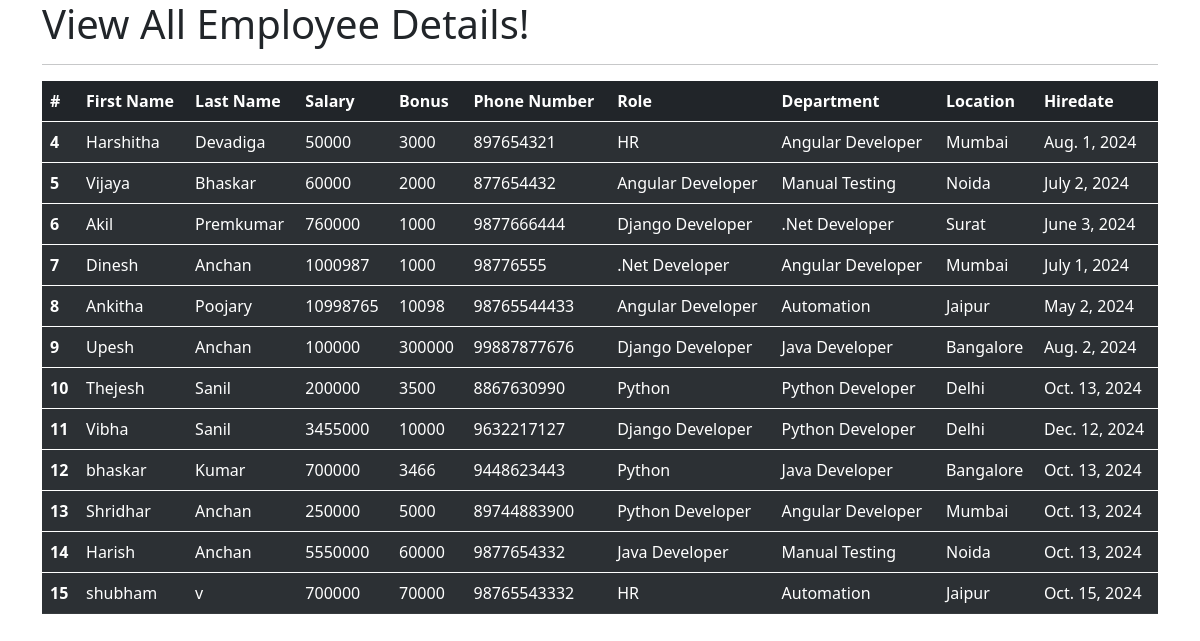
Page /allemp on the committed database.
### empapp/models.py (models this page shows, shortened)
class Employee(models.Model):
    first_name = models.CharField(max_length=100,null=False)
    last_name = models.CharField(max_length=100)
    dept = models.ForeignKey(Department,on_delete=models.CASCADE)
    salary = models.IntegerField(default=0)
    bonus = models.IntegerField(default=0)
    role = models.ForeignKey(Role,on_delete=models.CASCADE)
    phone =models.IntegerField(default=0)
    hire_date =models.DateField()
    def __str__(self):
        return f"{self.first_name}{self.last_name}{self.phone}"

class Role(models.Model):
    name = models.CharField(max_length=100,null=False)

class Department(models.Model):
    name = models.CharField(max_length=100,null=False)
    location = models.CharField(max_length=100)

### empapp/views.py (the view)
# urls.py: path('allemp',views.allemp,name='allemp'),
def allemp(request):
    emps = Employee.objects.all()
    context = {
        'emps': emps
    }
    print(context)
    return render (request,'allemp.html',context)

### empapp/templates/allemp.html (shortened to what this page needs)
<!doctype html>
<html lang="en">
  <head>
    <link href="https://cdn.jsdelivr.net/npm/bootstrap@5.0.2/dist/css/bootstrap.min.css" rel="stylesheet">
  </head>
  <body>
    <div class="container">
        <h1>View All Employee Details!</h1>
        <hr>
        <table class="table table-dark table-striped">
          <thead>
            <tr>
              <th scope="col">#</th>
              <th scope="col">First Name</th>
              <th scope="col">Last Name</th>
              <th scope="col">Salary</th>
              <th scope="col">Bonus</th>
              <th scope="col">Phone Number</th>
              <th scope="col">Role</th>
              <th scope="col">Department</th>
              <th scope="col">Location</th>
              <th scope="col">Hiredate</th>
            </tr>
          </thead>
                  {% for emp in emps %}
          <tbody>
            <tr>
              <th scope="row">{{emp.id}}</th>
              <td>{{emp.first_name}}</td>
              <td>{{emp.last_name}}</td>
              <td>{{emp.salary}}</td>
              <td>{{emp.bonus}}</td>
              <td>{{emp.phone}}</td>
              <td>{{emp.role.name}}</td>
              <td>{{emp.dept.name}}</td>
              <td>{{emp.dept.location}}</td>
              <td>{{emp.hire_date}}</td>
            </tr>
          </tbody>
               {% endfor %}
        </table>
      </div>
  </body>
</html>

### rows in the picture
Employee: id "4", first_name "Harshitha", last_name "Devadiga", salary "50000", bonus "3000", phone "897654321", role.name "HR", dept.name "Angular Developer", dept.location "Mumbai", hire_date "Aug. 1, 2024"
Employee: id "5", first_name "Vijaya", last_name "Bhaskar", salary "60000", bonus "2000", phone "877654432", role.name "Angular Developer", dept.name "Manual Testing", dept.location "Noida", hire_date "July 2, 2024"
Employee: id "6", first_name "Akil", last_name "Premkumar", salary "760000", bonus "1000", phone "9877666444", role.name "Django Developer", dept.name ".Net Developer", dept.location "Surat", hire_date "June 3, 2024"
Employee: id "7", first_name "Dinesh", last_name "Anchan", salary "1000987", bonus "1000", phone "98776555", role.name ".Net Developer", dept.name "Angular Developer", dept.location "Mumbai", hire_date "July 1, 2024"
Employee: id "8", first_name "Ankitha", last_name "Poojary", salary "10998765", bonus "10098", phone "98765544433", role.name "Angular Developer", dept.name "Automation", dept.location "Jaipur", hire_date "May 2, 2024"
Employee: id "9", first_name "Upesh", last_name "Anchan", salary "100000", bonus "300000", phone "99887877676", role.name "Django Developer", dept.name "Java Developer", dept.location "Bangalore", hire_date "Aug. 2, 2024"
Employee: id "10", first_name "Thejesh", last_name "Sanil", salary "200000", bonus "3500", phone "8867630990", role.name "Python", dept.name "Python Developer", dept.location "Delhi", hire_date "Oct. 13, 2024"
Employee: id "11", first_name "Vibha", last_name "Sanil", salary "3455000", bonus "10000", phone "9632217127", role.name "Django Developer", dept.name "Python Developer", dept.location "Delhi", hire_date "Dec. 12, 2024"
Employee: id "12", first_name "bhaskar", last_name "Kumar", salary "700000", bonus "3466", phone "9448623443", role.name "Python", dept.name "Java Developer", dept.location "Bangalore", hire_date "Oct. 13, 2024"
Employee: id "13", first_name "Shridhar", last_name "Anchan", salary "250000", bonus "5000", phone "89744883900", role.name "Python Developer", dept.name "Angular Developer", dept.location "Mumbai", hire_date "Oct. 13, 2024"
Employee: id "14", first_name "Harish", last_name "Anchan", salary "5550000", bonus "60000", phone "9877654332", role.name "Java Developer", dept.name "Manual Testing", dept.location "Noida", hire_date "Oct. 13, 2024"
Employee: id "15", first_name "shubham", last_name "v", salary "700000", bonus "70000", phone "98765543332", role.name "HR", dept.name "Automation", dept.location "Jaipur", hire_date "Oct. 15, 2024"
